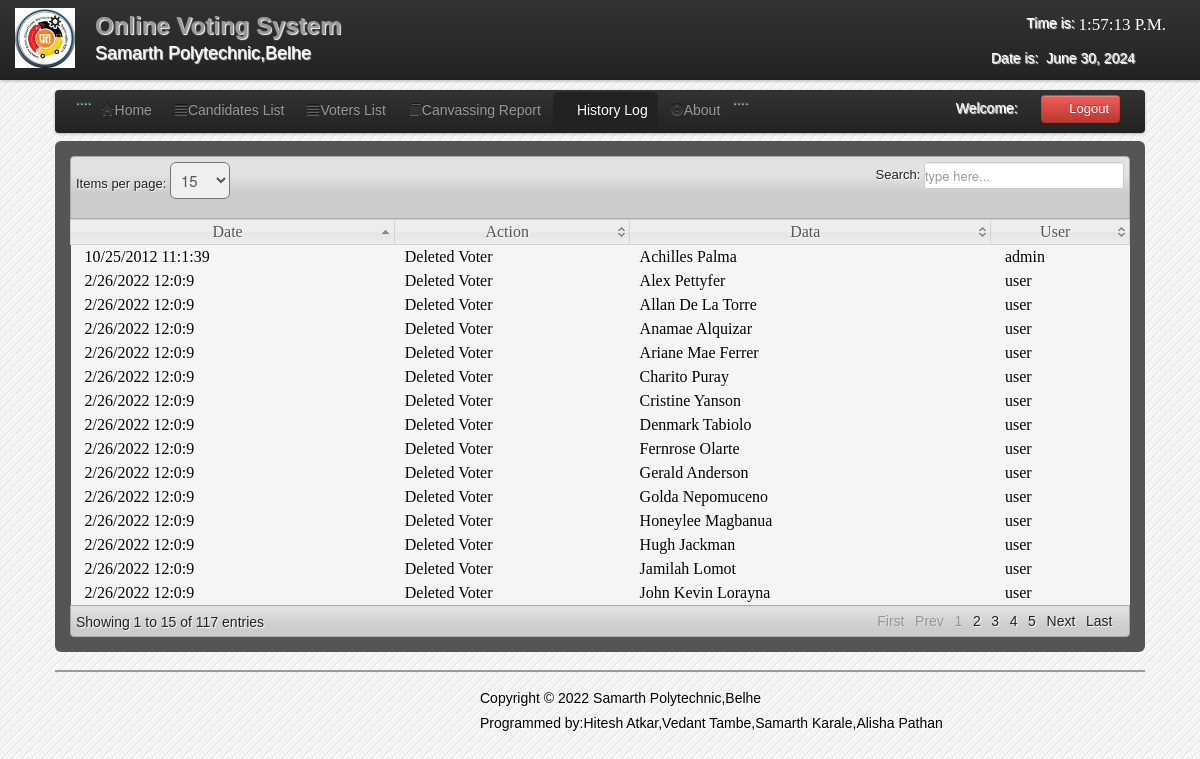
Screenshot of /admin/history.php (signed in) with the database file from the repository.
### tables this page shows
CREATE TABLE `history` (
  `history_id` int(11) NOT NULL,
  `data` varchar(30) NOT NULL,
  `action` varchar(50) NOT NULL,
  `date` varchar(20) NOT NULL,
  `user` varchar(20) NOT NULL
);

### admin/history.php (the view, shortened to what this page needs)
<?php
include('session.php');
include('header.php');
include('dbcon.php');
?>
</head>
<body>
<?php include('nav_top.php'); ?>
<div class="wrapper">
<div class="home_body">
<div class="navbar">
	<div class="navbar-inner">
	<div class="container">
	<ul class="nav nav-pills">
	  <li>....</li>
	  <li><a href="home.php"><i class="icon-home icon-large"></i>Home</a></li>
	  <li><a  href="candidate_list.php"><i class="icon-align-justify icon-large"></i>Candidates List</a></li>
	  <li><a  href="voter_list.php"><i class="icon-align-justify icon-large"></i>Voters List</a></li>
		 <li><a  href="canvassing_report.php"><i class="icon-book icon-large"></i>Canvassing Report</a></li>
		    <li class="active"><a  href="History.php"><i class="icon-table icon-large"></i>History Log</a>
		   <li><a data-toggle="modal" href="#about"><i class="icon-exclamation-sign icon-large"></i>About</a></li>
		   <li>....</li>
	 </ul>
	<form class="navbar-form pull-right">
		<?php $result=mysqli_query($conn,"select * from users where User_id='$id_session'");
	$row=mysqli_fetch_array($result);
	?>
	<font color="white">Welcome:<i class="icon-user-md"></i><?php echo $row['User_Type']; ?></font>
	<a class="btn btn-danger" id="logout" data-toggle="modal" href="#myModal"><i class="icon-off"></i>&nbsp;Logout</a>
	</form>
	</div>
	</div>
	</div>
	<div id="element" class="hero-body">
	<table class="users-table">
<div class="demo_jui">
		<table cellpadding="0" cellspacing="0" border="0" class="display" id="log" class="jtable">
			<thead>
				<tr>
				<th>Date</th>
				<th>Action</th>
				<th>Data</th>
				<th>User</th>
				</tr>
			</thead>
			<tbody>
<?php $history_query=mysqli_query($conn,"select  * from history");
		while($history_rows=mysqli_fetch_array($history_query)){ $id=$history_rows['history_id'];?>
<tr class="del<?php echo $id ?>">
	<td>&nbsp;<?php echo $history_rows['date']; ?></td>
	<td><?php echo $history_rows['action']; ?></td>
	<td><?php echo $history_rows['data']; ?></td>
	<td>&nbsp;<?php echo $history_rows['user']; ?></td>
	</tr>
<?php } ?>
			</tbody>
		</table>
	</div>
	</div>
	<?php include('footer.php')?>
</div>
</body>
</html>

### admin/css/datatable/demo_table_jui.css (style rules this page uses)
table.display thead th { cursor: pointer; padding: 3px 0 3px 10px; }
table.display { border-collapse: collapse; clear: both; margin: 0 auto; width: 100%; }
table.display td { padding: 3px 10px; }
tr.odd { background-color: #f5f5f5; }
tr.even { background-color: #f5f5f5; }
tr.odd td.sorting_1 { background-color: f5f5f5; }
tr.even td.sorting_1 { background-color: f5f5f5; }

### admin/css/Home.css (style rules this page uses)
* { margin:0; padding:0; }
body { font-family:"Trebuchet MS", "Myriad Pro", Arial, sans-serif; font-size:14px; background-color: #fff; background:#f4f4f4 url(../images/bg.gif) repeat top left; text-shadow:1px 1px 1px #fff; background-position: 0 0px; }
.wrapper { width:1090px; margin:10px auto; }

### rows the page displays
history: date "10/25/2012 11:1:39", action "Deleted Voter", data "Achilles Palma", user "admin"
history: date "2/26/2022 12:0:9", action "Deleted Voter", data "Alex Pettyfer", user "user"
history: date "2/26/2022 12:0:9", action "Deleted Voter", data "Allan De La Torre", user "user"
history: date "2/26/2022 12:0:9", action "Deleted Voter", data "Anamae Alquizar", user "user"
history: date "2/26/2022 12:0:9", action "Deleted Voter", data "Ariane Mae Ferrer", user "user"
history: date "2/26/2022 12:0:9", action "Deleted Voter", data "Charito Puray", user "user"
history: date "2/26/2022 12:0:9", action "Deleted Voter", data "Cristine Yanson", user "user"
history: date "2/26/2022 12:0:9", action "Deleted Voter", data "Denmark Tabiolo", user "user"
history: date "2/26/2022 12:0:9", action "Deleted Voter", data "Fernrose Olarte", user "user"
history: date "2/26/2022 12:0:9", action "Deleted Voter", data "Gerald Anderson", user "user"
history: date "2/26/2022 12:0:9", action "Deleted Voter", data "Golda Nepomuceno", user "user"
history: date "2/26/2022 12:0:9", action "Deleted Voter", data "Honeylee Magbanua", user "user"
history: date "2/26/2022 12:0:9", action "Deleted Voter", data "Hugh Jackman", user "user"
history: date "2/26/2022 12:0:9", action "Deleted Voter", data "Jamilah Lomot", user "user"
history: date "2/26/2022 12:0:9", action "Deleted Voter", data "John Kevin Lorayna", user "user"
